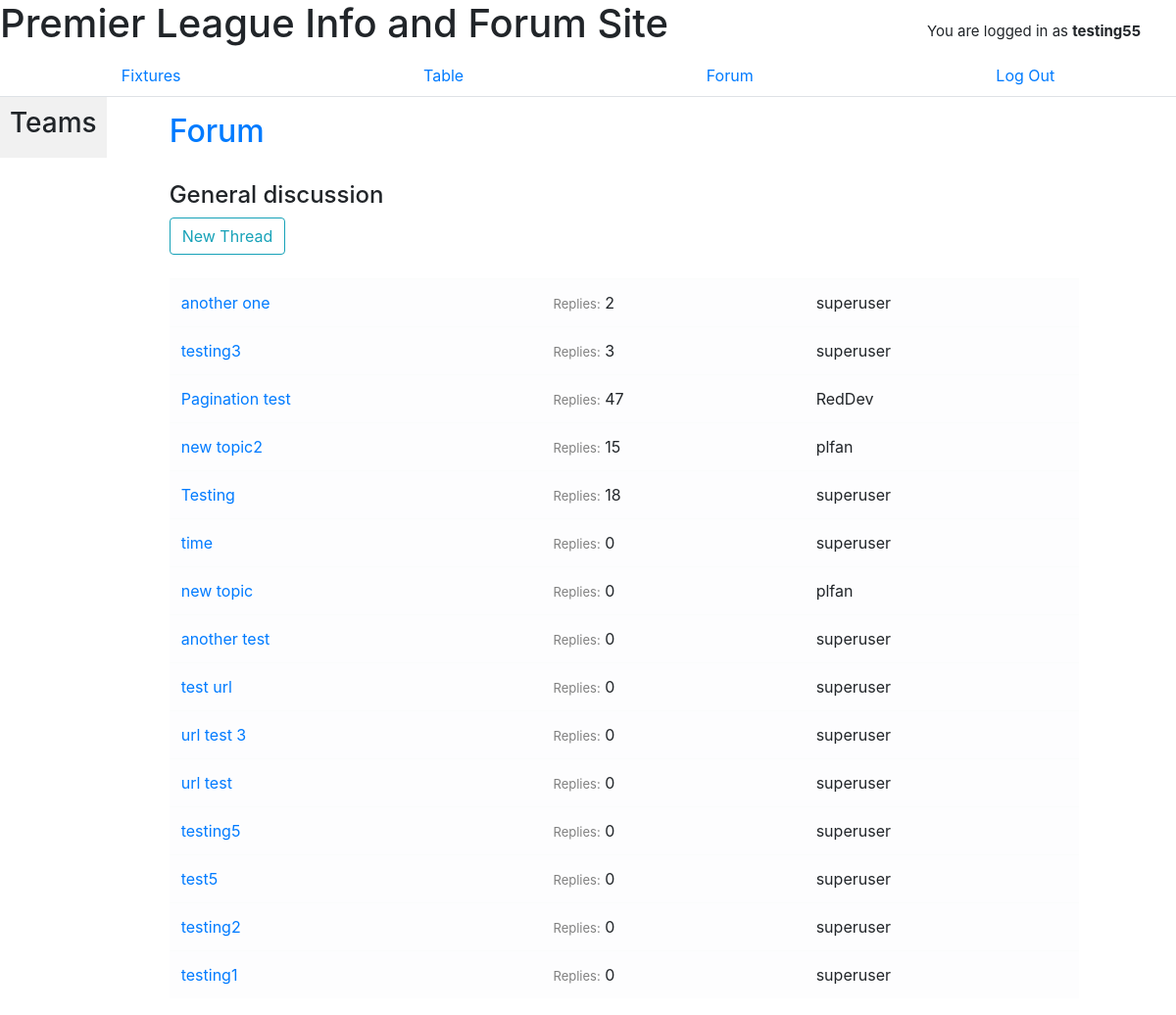
Page /forum/general (signed in) on the committed database.
### football/models.py (models this page shows, shortened)
class User(AbstractUser):
    pass

class Thread(models.Model):
    op = models.ForeignKey('football.User', on_delete=models.CASCADE, related_name='op_thread')
    topic = models.CharField(max_length=50, blank=False)
    content = models.TextField(max_length=500)
    forum = models.CharField(choices=PL_CLUBS, max_length=20)
    time = models.DateTimeField(auto_now_add=True)
    slug = models.SlugField(unique=True)
    upvote = models.ManyToManyField(User, related_name="thread_upvote", blank=True)
    downvote = models.ManyToManyField(User, related_name="thread_downvote", blank=True)
    def get_reply_count(self):
        return Reply.objects.filter(thread=self).count()
    def get_url(self):
        return reverse('thread', kwargs={'slug': self.slug})

### football/views.py (the view)
# urls.py: path("forum/<str:tla>", views.teamForum, name="teamForum"),
@login_required
def teamForum(request, tla="general"):
    teams = response_teams.json()["teams"]
    selected_team = next((team for team in teams if team['tla'] == tla), None)
    if tla != "general":
        threads = Thread.objects.filter(forum=tla).annotate(Max("reply__time"), Max("time")).order_by('-reply__time__max', '-time__max')
    else:
        threads = Thread.objects.filter(forum="GEN").annotate(Max("reply__time"), Max("time")).order_by('-reply__time__max', '-time__max')
    return render(request, "football/teamForum.html", {
        "teams": response_teams.json()["teams"],
        "current_matchday": str(current_matchday),
        "selected_team": selected_team,
        "threads": threads
    })

### football/templates/football/teamForum.html
{% extends "football/layout.html" %}
{% block body %}
<a href="{% url 'forum' %}"><h2>Forum</h2></a>
<br>
{% if selected_team != None %}
<h4><img src="{{ selected_team.crestUrl }}" width="35" height="35"> {{ selected_team.shortName }} Forum</h4>
<a class="btn btn-outline-info" href="{% url 'newPost' selected_team.tla %}" role="button">New Thread</a>
{% else %}
<h4>General discussion</h4>
<a class="btn btn-outline-info" href="{% url 'newPost' 'GEN' %}" role="button">New Thread</a>
{% endif %}
<br>
<br>
<table class="table table-light table-hover">
    {% for thread in threads %}
    <tr>
        <td><a href="{{ thread.get_url }}">{{ thread.topic }}</a></td>
        <td><span class="number-of">Replies:</span> {{ thread.get_reply_count }}</td>
        <td>{{ thread.op }}</td>
    </tr>
    {% endfor %}
</table>
{% endblock %}

### football/templates/football/layout.html (shortened to what this page needs)
{% load static %}
<!DOCTYPE html>
<html lang="en">
    <head>
        <link rel="stylesheet" href="https://stackpath.bootstrapcdn.com/bootstrap/4.4.1/css/bootstrap.min.css">
        <link rel="stylesheet" href="https://cdn.jsdelivr.net/npm/bootstrap-icons@1.7.2/font/bootstrap-icons.css">
        <link href="{% static 'football/styles.css' %}" rel="stylesheet">
        <h1 class="justify-content-center">Premier League Info and Forum Site</h1>
    </head>
    <body>
        {% if user.is_authenticated %}
        <span class="loggedIn">You are logged in as <strong>{{ user.username }}</strong></span>
        {% endif %}
        <div class="nav-top">
        <nav class="nav nav-tabs flex-column flex-sm-row">
            <a class="flex-sm-fill text-sm-center nav-link" href="{% url 'fixtures' current_matchday %}">Fixtures</a>
            <a class="flex-sm-fill text-sm-center nav-link" href="{% url 'table' %}">Table</a>
            {% if user.is_authenticated %}
                <a class="flex-sm-fill text-sm-center nav-link" href="{% url 'forum' %}">Forum</a>
                <a class="flex-sm-fill text-sm-center nav-link" href="{% url 'logout' %}">Log Out</a>
            {% else %}
                <a class="flex-sm-fill text-sm-center nav-link" href="{% url 'login' %}">Log In</a>
                <a class="flex-sm-fill text-sm-center nav-link" href="{% url 'register' %}">Register</a>
            {% endif %}
          </nav>
        </div>
    <div class="wrapper">
        <div class="sidebar">
            <h3>Teams</h3>
          </div>
        <div class="body">
            {% block body %}
            {% endblock %}
        </div>
    </div>
    </body>
</html>

### football/static/football/styles.css (style rules this page uses)
.wrapper { display: flex; }
.nav-top { z-index: 1; }
.sidebar { margin: 0; padding: 10px; max-width: 200px; background-color: #f1f1f1; position: fixed; height: 100%; overflow: auto; position: sticky; left: 0; }
.body { margin-top: 15px; padding: 1px 16px; width: 80%; margin-left: 4%; }
.loggedIn { position: absolute; top: 2%; right: 3%; font-size: 15px; }
.number-of { font-size: small; color: gray; }

### rows in the picture
User: username "testing55"
Thread: topic "another one", get_reply_count "2", op "superuser"
Thread: topic "testing3", get_reply_count "3", op "superuser"
Thread: topic "Pagination test", get_reply_count "47", op "RedDev"
Thread: topic "new topic2", get_reply_count "15", op "plfan"
Thread: topic "Testing", get_reply_count "18", op "superuser"
Thread: topic "time", get_reply_count "0", op "superuser"
Thread: topic "new topic", get_reply_count "0", op "plfan"
Thread: topic "another test", get_reply_count "0", op "superuser"
Thread: topic "test url", get_reply_count "0", op "superuser"
Thread: topic "url test 3", get_reply_count "0", op "superuser"
Thread: topic "url test", get_reply_count "0", op "superuser"
Thread: topic "testing5", get_reply_count "0", op "superuser"
Thread: topic "test5", get_reply_count "0", op "superuser"
Thread: topic "testing2", get_reply_count "0", op "superuser"
Thread: topic "testing1", get_reply_count "0", op "superuser"
